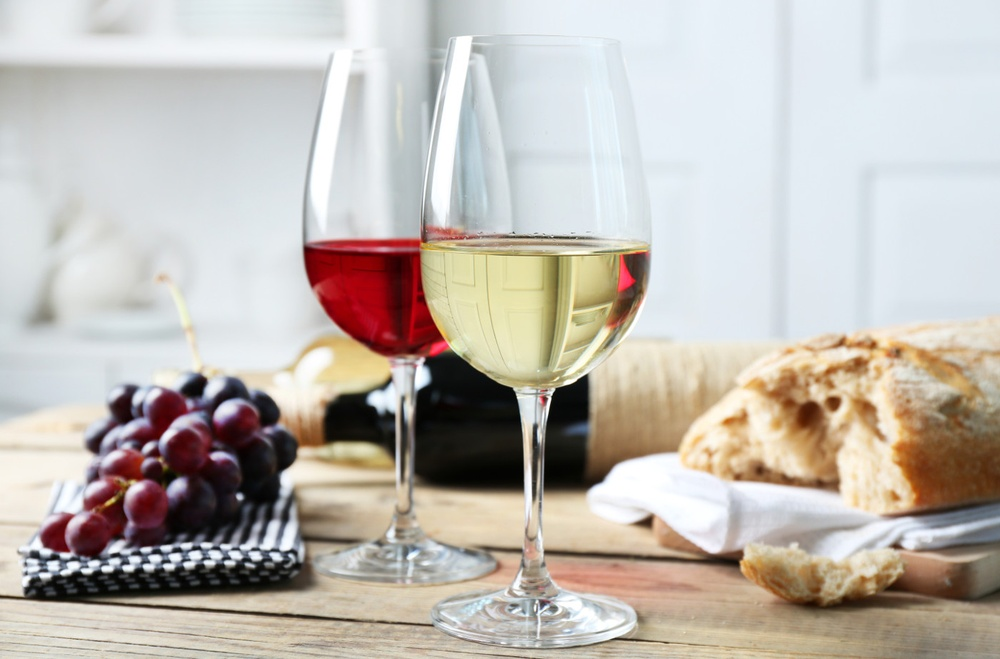
#> input picture CNN fashion mnist/global-default-fallback.jpg, 1000 x 659 px, shrunk from 1400 x 922 before the run
$ jupyter execute simpleconv.ipynb   (Python 2 division)
#> lines starting #> are read from the running program, lines starting #| are printed output that depends on the picture
[cell 1]
import numpy as np
import cv2
import matplotlib.pyplot as plt

[cell 2]
im = cv2.imread("./global-default-fallback.jpg")
#> im is the input picture: shape (659, 1000, 3); mean B, G, R 178.6, 185.5, 191.8
img = cv2.cvtColor(im, cv2.COLOR_RGB2GRAY)
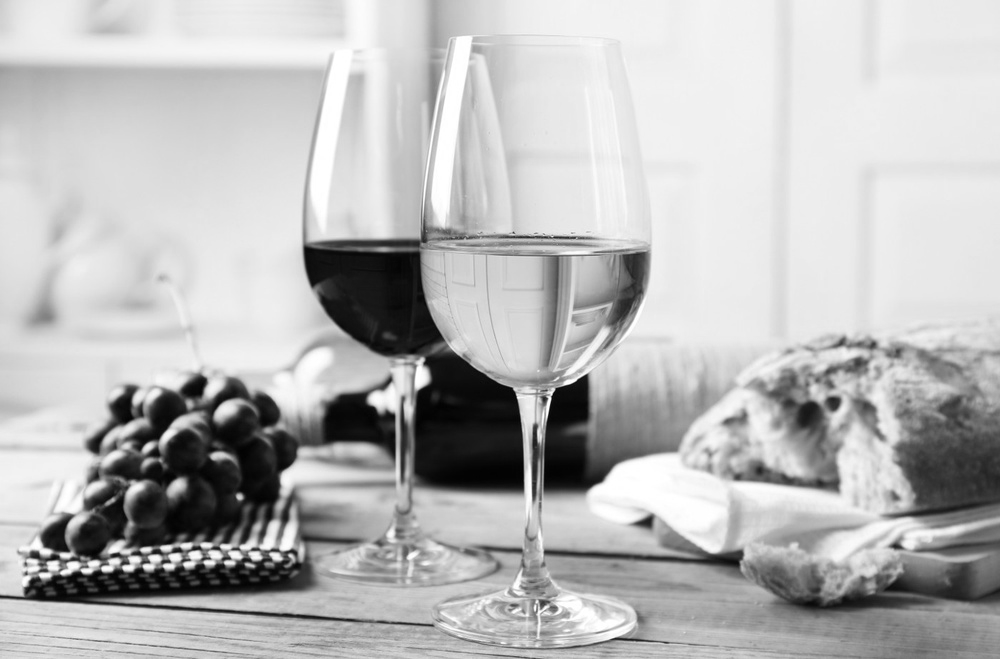
#> img: shape (659, 1000); min 1, max 255, mean 184.1
print img.shape
#| (659, 1000)

plt.imshow(img, cmap='gray')

[cell 3]
#gaussian blur kernel

kernel = np.array([[-1.0,-1.0,-1.0],
                  [-1.0,8.0,-1.0],
                  [-1.0,-1.0,-1.0]])

print kernel

[cell 4]
new_img = np.zeros((img.shape[0]-kernel.shape[0]+1, img.shape[1]-kernel.shape[1]+1))

[cell 5]
# convolve

for ix in range(new_img.shape[0]):
    for ij in range(new_img.shape[1]):

        # patch size
        im_patch = img[ix:ix+kernel.shape[0], ij:ij+kernel.shape[1]]
        k_prod = im_patch*kernel

        # pixels range b/w 0-255
        new_img[ix,ij] = max(0,k_prod.sum())
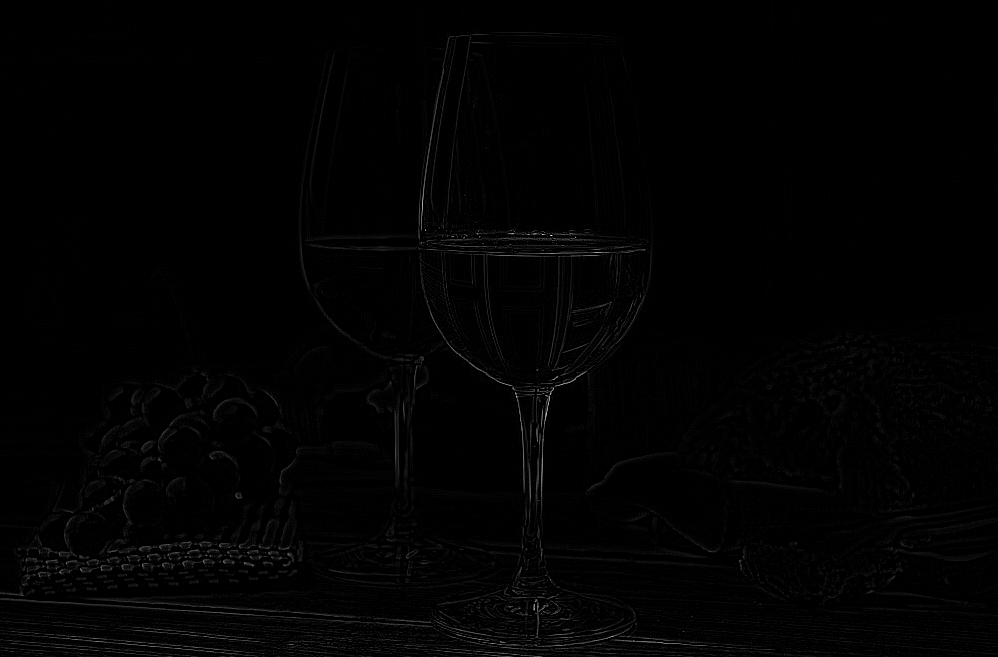
#> new_img: shape (657, 998) float64; min 0, max 732, mean 6.7; drawn with min black and max white

[cell 6]
plt.imshow(new_img.astype(np.uint8), cmap='gray')
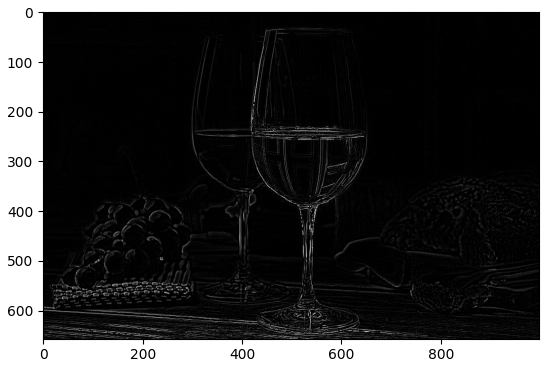
#> figure drawn by matplotlib, 1 panel
